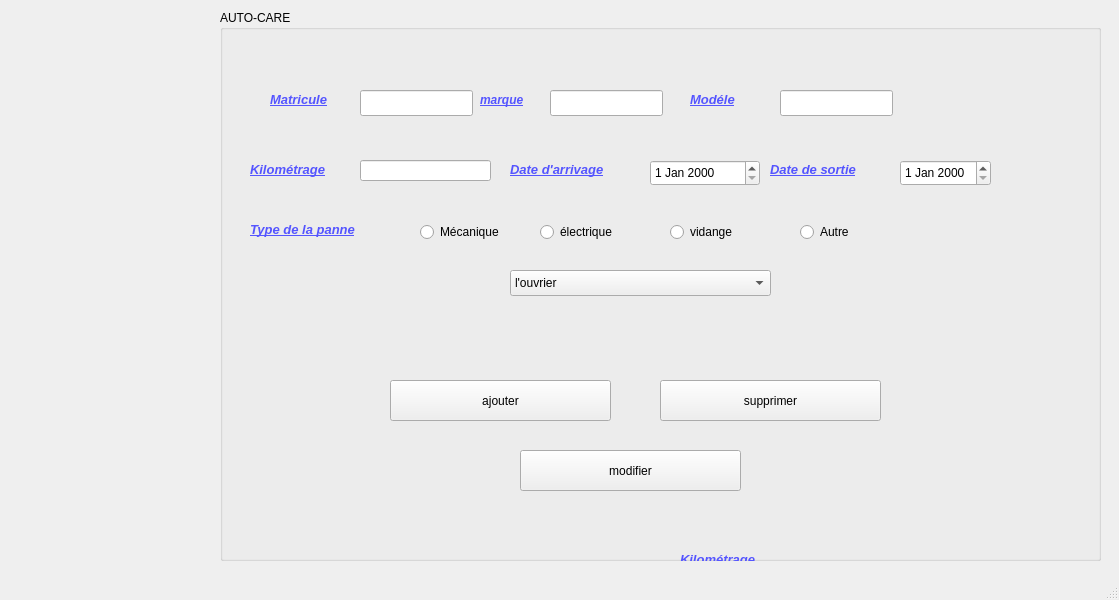
<?xml version="1.0" encoding="UTF-8"?>
<ui version="4.0">
 <class>MainWindow</class>
 <widget class="QMainWindow" name="MainWindow">
  <property name="geometry">
   <rect>
    <x>0</x>
    <y>0</y>
    <width>1119</width>
    <height>600</height>
   </rect>
  </property>
  <property name="windowTitle">
   <string>MainWindow</string>
  </property>
  <widget class="QWidget" name="centralwidget">
   <widget class="QGroupBox" name="groupBox">
    <property name="geometry">
     <rect>
      <x>220</x>
      <y>10</y>
      <width>881</width>
      <height>551</height>
     </rect>
    </property>
    <property name="title">
     <string>AUTO-CARE</string>
    </property>
    <widget class="QLabel" name="label">
     <property name="geometry">
      <rect>
       <x>50</x>
       <y>80</y>
       <width>81</width>
       <height>20</height>
      </rect>
     </property>
     <property name="text">
      <string>&lt;html&gt;&lt;head/&gt;&lt;body&gt;&lt;p&gt;&lt;span style=&quot; font-size:10pt; font-weight:700; font-style:italic; text-decoration: underline; color:#5555ff;&quot;&gt;Matricule&lt;/span&gt;&lt;/p&gt;&lt;/body&gt;&lt;/html&gt;</string>
     </property>
    </widget>
    <widget class="QLineEdit" name="matriculeInput">
     <property name="geometry">
      <rect>
       <x>140</x>
       <y>80</y>
       <width>113</width>
       <height>26</height>
      </rect>
     </property>
    </widget>
    <widget class="QLabel" name="label_2">
     <property name="geometry">
      <rect>
       <x>260</x>
       <y>80</y>
       <width>71</width>
       <height>20</height>
      </rect>
     </property>
     <property name="text">
      <string>&lt;html&gt;&lt;head/&gt;&lt;body&gt;&lt;p&gt;&lt;span style=&quot; font-weight:700; font-style:italic; text-decoration: underline; color:#5555ff;&quot;&gt;marque&lt;/span&gt;&lt;/p&gt;&lt;/body&gt;&lt;/html&gt;</string>
     </property>
    </widget>
    <widget class="QLabel" name="label_3">
     <property name="geometry">
      <rect>
       <x>30</x>
       <y>150</y>
       <width>101</width>
       <height>20</height>
      </rect>
     </property>
     <property name="text">
      <string>&lt;html&gt;&lt;head/&gt;&lt;body&gt;&lt;p&gt;&lt;span style=&quot; font-size:10pt; font-weight:700; font-style:italic; text-decoration: underline; color:#5555ff;&quot;&gt;Kilométrage&lt;/span&gt;&lt;/p&gt;&lt;/body&gt;&lt;/html&gt;</string>
     </property>
    </widget>
    <widget class="QLabel" name="label_4">
     <property name="geometry">
      <rect>
       <x>470</x>
       <y>80</y>
       <width>81</width>
       <height>20</height>
      </rect>
     </property>
     <property name="text">
      <string>&lt;html&gt;&lt;head/&gt;&lt;body&gt;&lt;p&gt;&lt;span style=&quot; font-size:10pt; font-weight:700; font-style:italic; text-decoration: underline; color:#5555ff;&quot;&gt;Modéle&lt;/span&gt;&lt;/p&gt;&lt;/body&gt;&lt;/html&gt;</string>
     </property>
    </widget>
    <widget class="QLabel" name="label_5">
     <property name="geometry">
      <rect>
       <x>30</x>
       <y>210</y>
       <width>141</width>
       <height>20</height>
      </rect>
     </property>
     <property name="text">
      <string>&lt;html&gt;&lt;head/&gt;&lt;body&gt;&lt;p&gt;&lt;span style=&quot; font-size:10pt; font-weight:700; font-style:italic; text-decoration: underline; color:#5555ff;&quot;&gt;Type de la panne&lt;/span&gt;&lt;/p&gt;&lt;/body&gt;&lt;/html&gt;</string>
     </property>
    </widget>
    <widget class="QLabel" name="label_6">
     <property name="geometry">
      <rect>
       <x>290</x>
       <y>150</y>
       <width>131</width>
       <height>20</height>
      </rect>
     </property>
     <property name="text">
      <string>&lt;html&gt;&lt;head/&gt;&lt;body&gt;&lt;p&gt;&lt;span style=&quot; font-size:10pt; font-weight:700; font-style:italic; text-decoration: underline; color:#5555ff;&quot;&gt;Date d'arrivage&lt;/span&gt;&lt;/p&gt;&lt;/body&gt;&lt;/html&gt;</string>
     </property>
    </widget>
    <widget class="QLabel" name="label_7">
     <property name="geometry">
      <rect>
       <x>550</x>
       <y>150</y>
       <width>111</width>
       <height>20</height>
      </rect>
     </property>
     <property name="text">
      <string>&lt;html&gt;&lt;head/&gt;&lt;body&gt;&lt;p&gt;&lt;span style=&quot; font-size:10pt; font-weight:700; font-style:italic; text-decoration: underline; color:#5555ff;&quot;&gt;Date de sortie&lt;/span&gt;&lt;/p&gt;&lt;/body&gt;&lt;/html&gt;</string>
     </property>
    </widget>
    <widget class="QLineEdit" name="kilometrageInput">
     <property name="geometry">
      <rect>
       <x>140</x>
       <y>150</y>
       <width>131</width>
       <height>21</height>
      </rect>
     </property>
    </widget>
    <widget class="QLineEdit" name="modeleInput">
     <property name="geometry">
      <rect>
       <x>560</x>
       <y>80</y>
       <width>113</width>
       <height>26</height>
      </rect>
     </property>
    </widget>
    <widget class="QLineEdit" name="marqueInput">
     <property name="geometry">
      <rect>
       <x>330</x>
       <y>80</y>
       <width>113</width>
       <height>26</height>
      </rect>
     </property>
    </widget>
    <widget class="QDateEdit" name="dateArrivageInput">
     <property name="geometry">
      <rect>
       <x>430</x>
       <y>150</y>
       <width>110</width>
       <height>26</height>
      </rect>
     </property>
    </widget>
    <widget class="QDateEdit" name="dateSortieInput">
     <property name="geometry">
      <rect>
       <x>680</x>
       <y>150</y>
       <width>91</width>
       <height>26</height>
      </rect>
     </property>
    </widget>
    <widget class="QRadioButton" name="typePanneInput">
     <property name="geometry">
      <rect>
       <x>200</x>
       <y>210</y>
       <width>110</width>
       <height>24</height>
      </rect>
     </property>
     <property name="toolTip">
      <string>&lt;html&gt;&lt;head/&gt;&lt;body&gt;&lt;p&gt;Mécanique&lt;/p&gt;&lt;/body&gt;&lt;/html&gt;</string>
     </property>
     <property name="text">
      <string>Mécanique</string>
     </property>
    </widget>
    <widget class="QRadioButton" name="vidangeInput">
     <property name="geometry">
      <rect>
       <x>450</x>
       <y>210</y>
       <width>110</width>
       <height>24</height>
      </rect>
     </property>
     <property name="toolTip">
      <string>&lt;html&gt;&lt;head/&gt;&lt;body&gt;&lt;p&gt;Mécanique&lt;/p&gt;&lt;/body&gt;&lt;/html&gt;</string>
     </property>
     <property name="text">
      <string>vidange</string>
     </property>
    </widget>
    <widget class="QRadioButton" name="autreInput">
     <property name="geometry">
      <rect>
       <x>580</x>
       <y>210</y>
       <width>110</width>
       <height>24</height>
      </rect>
     </property>
     <property name="toolTip">
      <string>&lt;html&gt;&lt;head/&gt;&lt;body&gt;&lt;p&gt;Mécanique&lt;/p&gt;&lt;/body&gt;&lt;/html&gt;</string>
     </property>
     <property name="text">
      <string>Autre</string>
     </property>
    </widget>
    <widget class="QRadioButton" name="electriqueInput">
     <property name="geometry">
      <rect>
       <x>320</x>
       <y>210</y>
       <width>110</width>
       <height>24</height>
      </rect>
     </property>
     <property name="toolTip">
      <string>&lt;html&gt;&lt;head/&gt;&lt;body&gt;&lt;p&gt;Mécanique&lt;/p&gt;&lt;/body&gt;&lt;/html&gt;</string>
     </property>
     <property name="text">
      <string>électrique</string>
     </property>
    </widget>
    <widget class="QComboBox" name="idProprietaireInput">
     <property name="geometry">
      <rect>
       <x>290</x>
       <y>260</y>
       <width>261</width>
       <height>26</height>
      </rect>
     </property>
     <item>
      <property name="text">
       <string>l'ouvrier</string>
      </property>
     </item>
     <item>
      <property name="text">
       <string>ahmed miled</string>
      </property>
     </item>
     <item>
      <property name="text">
       <string>yassin benhamed</string>
      </property>
     </item>
     <item>
      <property name="text">
       <string>aymen sakouhi</string>
      </property>
     </item>
     <item>
      <property name="text">
       <string>youssef akrout</string>
      </property>
     </item>
    </widget>
    <widget class="QLabel" name="label_8">
     <property name="geometry">
      <rect>
       <x>10</x>
       <y>30</y>
       <width>851</width>
       <height>591</height>
      </rect>
     </property>
     <property name="text">
      <string/>
     </property>
     <property name="pixmap">
      <pixmap>../../Downloads/Design sans titre (3) (1).png</pixmap>
     </property>
    </widget>
    <widget class="QLabel" name="label_9">
     <property name="geometry">
      <rect>
       <x>460</x>
       <y>540</y>
       <width>101</width>
       <height>20</height>
      </rect>
     </property>
     <property name="text">
      <string>&lt;html&gt;&lt;head/&gt;&lt;body&gt;&lt;p&gt;&lt;span style=&quot; font-size:10pt; font-weight:700; font-style:italic; text-decoration: underline; color:#5555ff;&quot;&gt;Kilométrage&lt;/span&gt;&lt;/p&gt;&lt;/body&gt;&lt;/html&gt;</string>
     </property>
    </widget>
    <widget class="QPushButton" name="ajouterButton">
     <property name="geometry">
      <rect>
       <x>170</x>
       <y>370</y>
       <width>221</width>
       <height>41</height>
      </rect>
     </property>
     <property name="text">
      <string>ajouter</string>
     </property>
    </widget>
    <widget class="QPushButton" name="supprimerButton">
     <property name="geometry">
      <rect>
       <x>440</x>
       <y>370</y>
       <width>221</width>
       <height>41</height>
      </rect>
     </property>
     <property name="text">
      <string>supprimer</string>
     </property>
    </widget>
    <widget class="QPushButton" name="modifierButton">
     <property name="geometry">
      <rect>
       <x>300</x>
       <y>440</y>
       <width>221</width>
       <height>41</height>
      </rect>
     </property>
     <property name="text">
      <string>modifier</string>
     </property>
    </widget>
    <zorder>label_8</zorder>
    <zorder>label</zorder>
    <zorder>matriculeInput</zorder>
    <zorder>label_2</zorder>
    <zorder>label_3</zorder>
    <zorder>label_4</zorder>
    <zorder>label_5</zorder>
    <zorder>label_6</zorder>
    <zorder>label_7</zorder>
    <zorder>kilometrageInput</zorder>
    <zorder>modeleInput</zorder>
    <zorder>marqueInput</zorder>
    <zorder>dateArrivageInput</zorder>
    <zorder>dateSortieInput</zorder>
    <zorder>typePanneInput</zorder>
    <zorder>vidangeInput</zorder>
    <zorder>autreInput</zorder>
    <zorder>electriqueInput</zorder>
    <zorder>idProprietaireInput</zorder>
    <zorder>label_9</zorder>
    <zorder>ajouterButton</zorder>
    <zorder>supprimerButton</zorder>
    <zorder>modifierButton</zorder>
   </widget>
  </widget>
  <widget class="QMenuBar" name="menubar">
   <property name="geometry">
    <rect>
     <x>0</x>
     <y>0</y>
     <width>1119</width>
     <height>26</height>
    </rect>
   </property>
  </widget>
  <widget class="QStatusBar" name="statusbar"/>
 </widget>
 <tabstops>
  <tabstop>marqueInput</tabstop>
  <tabstop>vidangeInput</tabstop>
  <tabstop>idProprietaireInput</tabstop>
  <tabstop>dateArrivageInput</tabstop>
  <tabstop>dateSortieInput</tabstop>
  <tabstop>matriculeInput</tabstop>
  <tabstop>typePanneInput</tabstop>
  <tabstop>kilometrageInput</tabstop>
  <tabstop>autreInput</tabstop>
  <tabstop>electriqueInput</tabstop>
  <tabstop>modeleInput</tabstop>
 </tabstops>
 <resources/>
 <connections/>
</ui>
